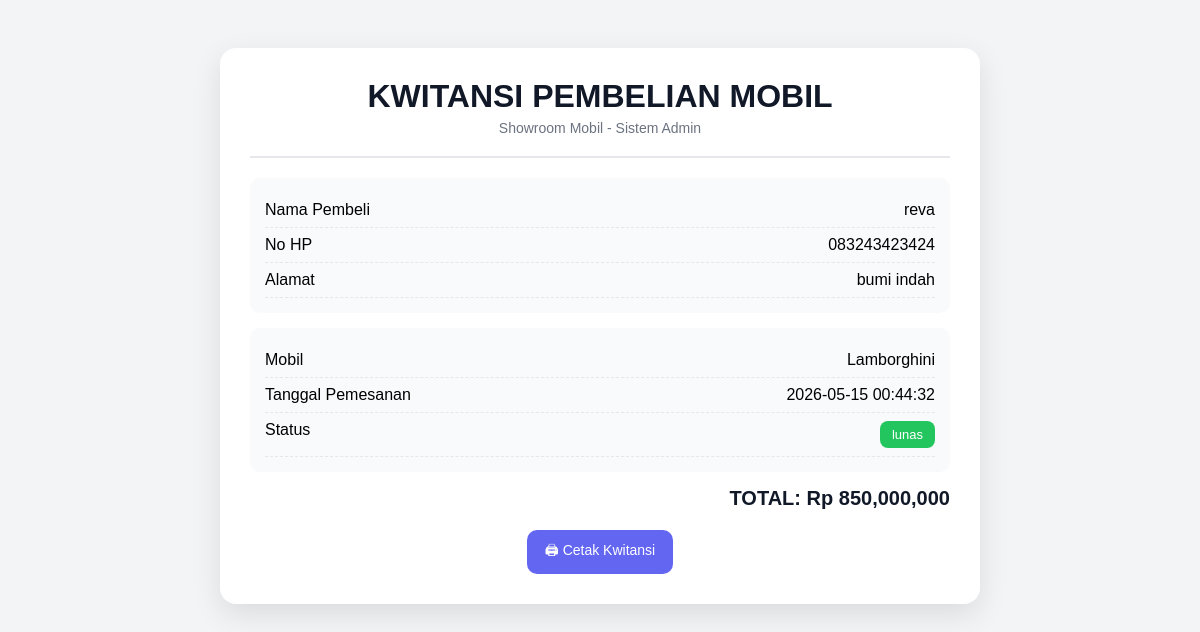
The page /admin/kwitansi.php?id=22 on the database its author committed.
### tables this page shows
CREATE TABLE `pemesanan` (
  `id_pemesanan` int(11) NOT NULL,
  `id_pembeli` int(11) DEFAULT NULL,
  `id_mobil` int(11) DEFAULT NULL,
  `tanggal_pesan` datetime DEFAULT NULL,
  `total_harga` decimal(15,2) DEFAULT NULL,
  `status` enum('booking','dp','lunas','batal') DEFAULT NULL
);

CREATE TABLE `pembeli` (
  `id_pembeli` int(11) NOT NULL,
  `id_user` int(11) DEFAULT NULL,
  `nama` varchar(100) DEFAULT NULL,
  `alamat` text DEFAULT NULL,
  `no_hp` varchar(15) DEFAULT NULL,
  `foto` varchar(255) DEFAULT NULL
);

CREATE TABLE `mobil` (
  `id_mobil` int(11) NOT NULL,
  `id_penjual` int(11) DEFAULT NULL,
  `nama_mobil` varchar(100) DEFAULT NULL,
  `harga` decimal(15,2) DEFAULT NULL,
  `stok` int(11) DEFAULT NULL,
  `status` enum('tersedia','dipesan','terjual') DEFAULT NULL,
  `deskripsi` text NOT NULL,
  `tahun` year(4) NOT NULL,
  `foto` varchar(255) NOT NULL
);

### admin/kwitansi.php (the view, shortened to what this page needs)
<?php
include "../config/koneksi.php";
$id = $_GET['id'];
$data = mysqli_fetch_assoc(mysqli_query($koneksi,
"SELECT p.*, m.nama_mobil, b.nama, b.no_hp, b.alamat
FROM pemesanan p
JOIN mobil m ON p.id_mobil = m.id_mobil
JOIN pembeli b ON p.id_pembeli = b.id_pembeli
WHERE p.id_pemesanan='$id'"));
?>
<!DOCTYPE html>
<html>
<head>
</head>
<body>
<div class="kwitansi">
    <div class="header">
        <h1>KWITANSI PEMBELIAN MOBIL</h1>
        <p>Showroom Mobil - Sistem Admin</p>
    </div>
    <div class="box">
        <div class="row">
            <span>Nama Pembeli</span>
            <span><?= $data['nama']; ?></span>
        </div>
        <div class="row">
            <span>No HP</span>
            <span><?= $data['no_hp']; ?></span>
        </div>
        <div class="row">
            <span>Alamat</span>
            <span><?= $data['alamat']; ?></span>
        </div>
    </div>
    <div class="box">
        <div class="row">
            <span>Mobil</span>
            <span><?= $data['nama_mobil']; ?></span>
        </div>
        <div class="row">
            <span>Tanggal Pemesanan</span>
            <span><?= $data['tanggal_pesan']; ?></span>
        </div>
        <div class="row">
            <span>Status</span>
            <span class="status"><?= $data['status']; ?></span>
        </div>
    </div>
    <div class="total">
        TOTAL: Rp <?= number_format($data['total_harga']); ?>
    </div>
    <div class="btn-print">
        <button onclick="window.print()">🖨 Cetak Kwitansi</button>
    </div>
</div>
</body>
</html>

### admin/kwitansi.php (style rules this page uses)
body { font-family: Arial, sans-serif; background:#f3f4f6; padding:40px; }
.kwitansi { max-width:700px; margin:auto; background:white; padding:30px; border-radius:16px; box-shadow:0 10px 30px rgba(0,0,0,0.1); }
.header { text-align:center; border-bottom:2px solid #e5e7eb; padding-bottom:15px; margin-bottom:20px; }
.header h1 { margin:0; color:#111827; }
.header p { margin:5px 0; color:#6b7280; font-size:14px; }
.box { background:#f9fafb; padding:15px; border-radius:10px; margin-bottom:15px; }
.row { display:flex; justify-content:space-between; padding:8px 0; border-bottom:1px dashed #e5e7eb; }
.total { font-size:20px; font-weight:bold; color:#111827; text-align:right; margin-top:10px; }
.status { display:inline-block; padding:6px 12px; border-radius:8px; background:#22c55e; color:white; font-size:13px; }
.btn-print { margin-top:20px; display:block; text-align:center; }
.btn-print button { padding:10px 18px; border:none; background:#6366f1; color:white; border-radius:10px; cursor:pointer; font-size:14px; }

### rows shown on the page
pemesanan: id_pembeli.nama "reva", id_pembeli.no_hp "083243423424", id_pembeli.alamat "bumi indah", id_mobil.nama_mobil "Lamborghini", tanggal_pesan "2026-05-15 00:44:32", status "lunas", total_harga "850,000,000"
